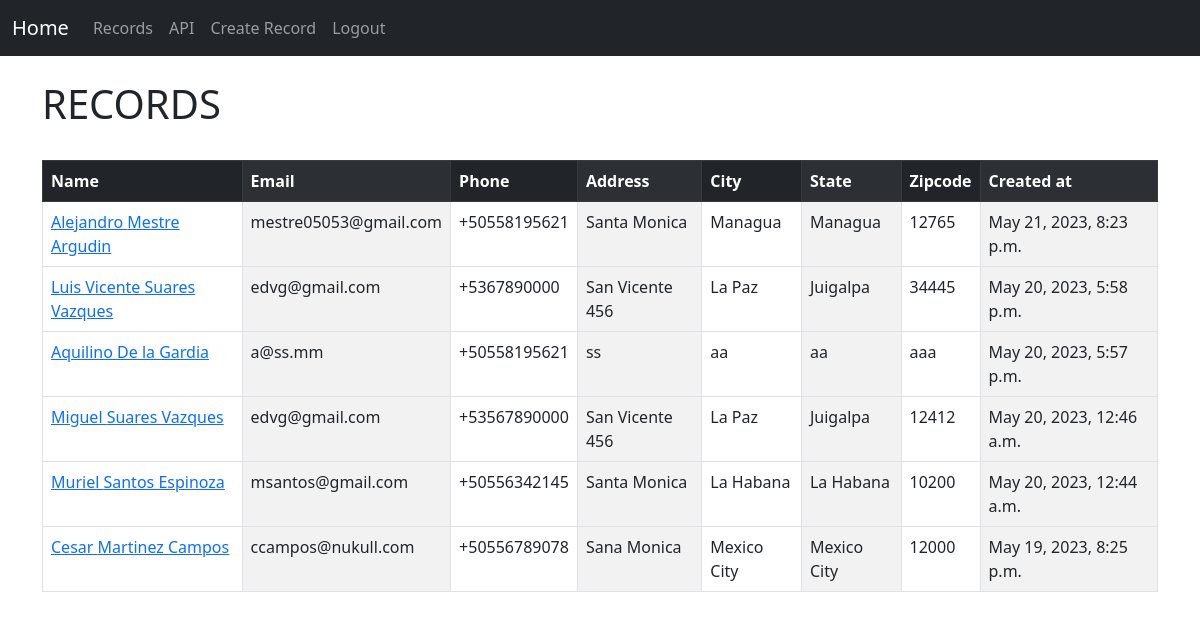
Page /records/ (signed in) on the earlier database version.
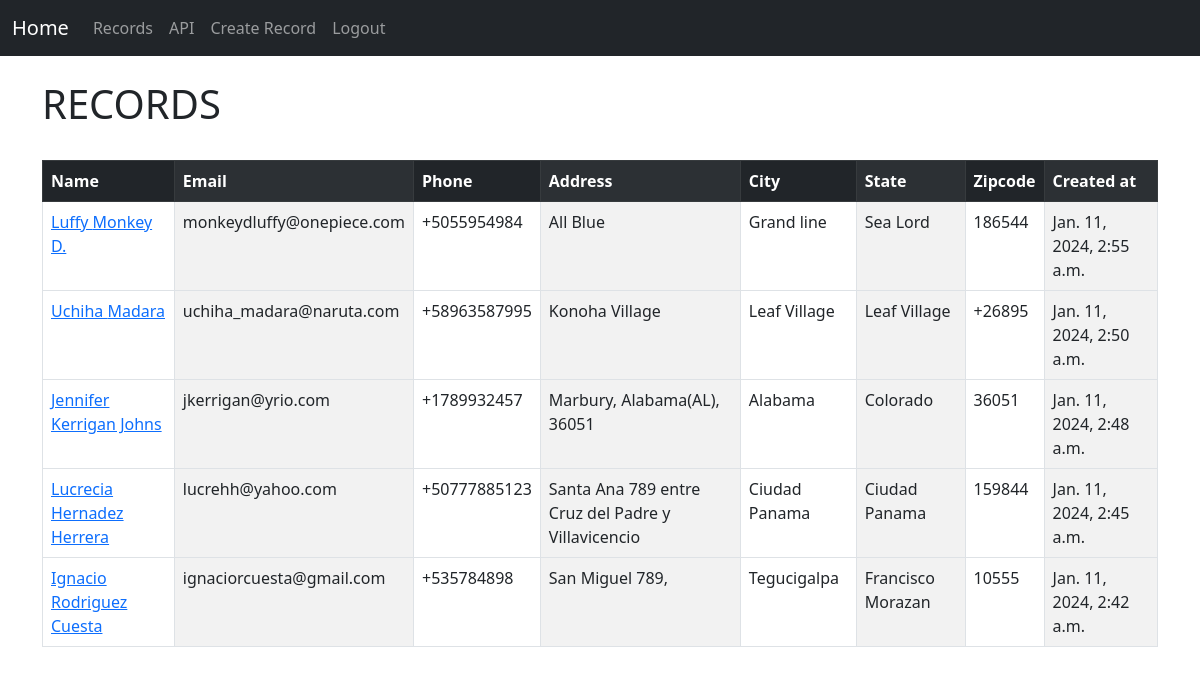
Same page on the later database version.
### crm/models.py (models this page shows, shortened)
class Record(models.Model):
	created_at = models.DateTimeField(auto_now_add=True)
	first_name = models.CharField(max_length=50)
	last_name =  models.CharField(max_length=50)
	email =  models.CharField(max_length=100)
	phone = models.CharField(max_length=15)
	address =  models.CharField(max_length=100)
	city =  models.CharField(max_length=50)
	state =  models.CharField(max_length=50)
	zipcode =  models.CharField(max_length=20)

### crm/views.py (the view)
# urls.py: path('records/', views.records, name='records'),
def records(request):
	if request.user.is_authenticated:
		records = Record.objects.all().order_by('-created_at')
		context = {'records':records}
		return render(request, 'records.html', context)
	else:
		messages.error(request, 'You Must Be Authenticated To Access Here!...')
		return redirect('saludo')

### crm/templates/records.html (shortened to what this page needs)
{% extends 'base.html' %}
{% block content %}
<div >
		{%  if user.is_authenticated  %}
		<h1>RECORDS</h1>
			<br>
				<table class="table table-striped-columns table-hover table-bordered">
				  <thead class="table-dark">
				    <tr>
				      <th scope="col">Name</th>
				      <th scope="col">Email</th>
				      <th scope="col">Phone</th>
				      <th scope="col">Address</th>
				      <th scope="col">City</th>
				      <th scope="col">State</th>
				      <th scope="col">Zipcode</th>
				      <th scope="col">Created at</th>
				    </tr>
				  </thead>
				  <tbody>
    				{% if records %}
    					{% for record in records %}
						<tr>
					      <td><a href="{% url 'record' record.id %}">{{record.first_name}}  {{record.last_name}} </a></td>
					      <td>{{record.email}}</td>
					      <td>{{record.phone}}</td>
					      <td>{{record.address}}</td>
					      <td>{{record.city}}</td>
					      <td>{{record.state}}</td>
					      <td>{{record.zipcode}}</td>
					      <td>{{record.created_at}}</td>
					    </tr>
					    {% endfor %}
					{% endif %}
				  </tbody>
				</table>
					<br>
		{% endif %}
	</div>
{% endblock %}

Differences in the rows shown:
removed Record: first_name "Alejandro", last_name "Mestre Argudin", email "mestre05053@gmail.com", phone "+50558195621", address "Santa Monica", city "Managua", state "Managua", zipcode "12765", created_at "May 21, 2023, 8:23 p.m."
removed Record: first_name "Luis Vicente", last_name "Suares Vazques", email "edvg@gmail.com", phone "+5367890000", address "San Vicente 456", city "La Paz", state "Juigalpa", zipcode "34445", created_at "May 20, 2023, 5:58 p.m."
removed Record: first_name "Aquilino", last_name "De la Gardia", email "a@ss.mm", phone "+50558195621", address "ss", city "aa", state "aa", zipcode "aaa", created_at "May 20, 2023, 5:57 p.m."
removed Record: first_name "Miguel", last_name "Suares Vazques", email "edvg@gmail.com", phone "+53567890000", address "San Vicente 456", city "La Paz", state "Juigalpa", zipcode "12412", created_at "May 20, 2023, 12:46 a.m."
removed Record: first_name "Muriel", last_name "Santos Espinoza", email "msantos@gmail.com", phone "+50556342145", address "Santa Monica", city "La Habana", state "La Habana", zipcode "10200", created_at "May 20, 2023, 12:44 a.m."
removed Record: first_name "Cesar", last_name "Martinez Campos", email "ccampos@nukull.com", phone "+50556789078", address "Sana Monica", city "Mexico City", state "Mexico City", zipcode "12000", created_at "May 19, 2023, 8:25 p.m."
added Record: first_name "Luffy", last_name "Monkey D.", email "monkeydluffy@onepiece.com", phone "+5055954984", address "All Blue", city "Grand line", state "Sea Lord", zipcode "186544", created_at "Jan. 11, 2024, 2:55 a.m."
added Record: first_name "Uchiha", last_name "Madara", email "uchiha_madara@naruta.com", phone "+58963587995", address "Konoha Village", city "Leaf Village", state "Leaf Village", zipcode "+26895", created_at "Jan. 11, 2024, 2:50 a.m."
added Record: first_name "Jennifer", last_name "Kerrigan Johns", email "jkerrigan@yrio.com", phone "+1789932457", address "Marbury, Alabama(AL), 36051", city "Alabama", state "Colorado", zipcode "36051", created_at "Jan. 11, 2024, 2:48 a.m."
added Record: first_name "Lucrecia", last_name "Hernadez Herrera", email "lucrehh@yahoo.com", phone "+50777885123", address "Santa Ana 789 entre Cruz del Padre y Villavicencio", city "Ciudad Panama", state "Ciudad Panama", zipcode "159844", created_at "Jan. 11, 2024, 2:45 a.m."
added Record: first_name "Ignacio", last_name "Rodriguez Cuesta", email "ignaciorcuesta@gmail.com", phone "+535784898", address "San Miguel 789,", city "Tegucigalpa", state "Francisco Morazan", zipcode "10555", created_at "Jan. 11, 2024, 2:42 a.m."
